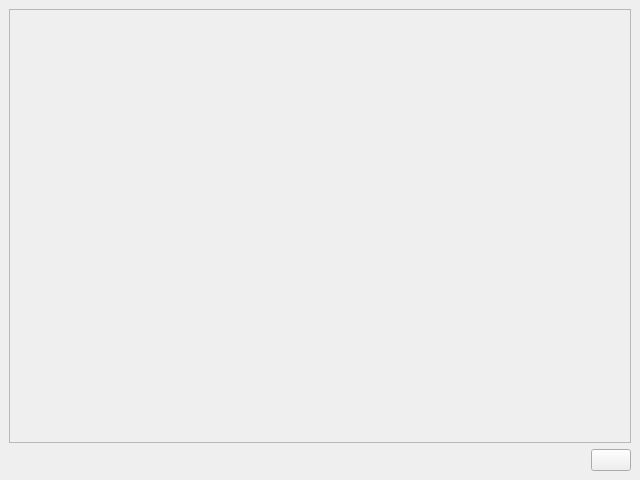
<?xml version="1.0" encoding="UTF-8"?>
<ui version="4.0">
 <class>MainWindow</class>
 <widget class="QMainWindow" name="MainWindow">
  <property name="geometry">
   <rect>
    <x>0</x>
    <y>0</y>
    <width>640</width>
    <height>480</height>
   </rect>
  </property>
  <property name="windowTitle">
   <string>MainWindow</string>
  </property>
  <widget class="QWidget" name="centralwidget">
   <layout class="QVBoxLayout" name="verticalLayout">
    <item>
     <widget class="QScrollArea" name="scrollArea">
      <property name="widgetResizable">
       <bool>true</bool>
      </property>
      <widget class="QWidget" name="scrollAreaWidgetContents">
       <property name="geometry">
        <rect>
         <x>0</x>
         <y>0</y>
         <width>620</width>
         <height>428</height>
        </rect>
       </property>
       <layout class="QGridLayout" name="gridLayout"/>
      </widget>
     </widget>
    </item>
    <item>
     <layout class="QHBoxLayout" name="horizontalLayout">
      <item>
       <spacer name="horizontalSpacer">
        <property name="orientation">
         <enum>Qt::Horizontal</enum>
        </property>
        <property name="sizeHint" stdset="0">
         <size>
          <width>40</width>
          <height>20</height>
         </size>
        </property>
       </spacer>
      </item>
      <item>
       <widget class="QPushButton" name="pushButton">
        <property name="text">
         <string/>
        </property>
        <property name="icon">
         <iconset resource="resource.qrc">
          <normaloff>:/button/images/Gear.png</normaloff>:/button/images/Gear.png</iconset>
        </property>
       </widget>
      </item>
     </layout>
    </item>
   </layout>
  </widget>
 </widget>
 <resources>
  <include location="resource.qrc"/>
 </resources>
 <connections/>
</ui>
